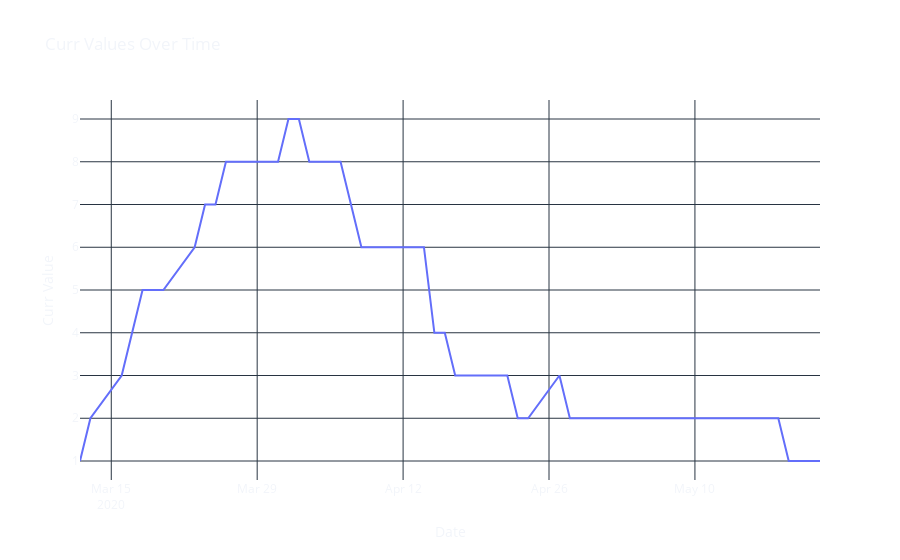

Notebook code for this chart:
### Markdown cell above
## Number of Concurrent Labels

### Code cell
curr = expand_label_for_meta_labeling(close.index, events2.timestamp, events2.index)
curr.head()

with pd.ExcelWriter(excel_file_path, engine='openpyxl', mode='a') as writer:
    curr.to_excel(writer, sheet_name='Curr_Data')
    
fig = go.Figure()

fig.add_trace(go.Scatter(x=curr.index, y=curr.values, mode='lines', name='Curr'))

update_figure_layout(fig, "Curr Values Over Time", "Date", "Curr Value")
fig.show()

### Figure 1 — Plotly figure (JSON) as saved in the notebook; plotly's stock layout.template omitted (floating-point values rounded to 4 significant figures)
{"data": [{"mode": "lines", "name": "Curr", "type": "scatter", "x": ["2020-03-12T00:00:00", "2020-03-13T00:00:00", "2020-03-16T00:00:00", "2020-03-17T00:00:00", "2020-03-18T00:00:00", "2020-03-19T00:00:00", "2020-03-20T00:00:00", "2020-03-23T00:00:00", "2020-03-24T00:00:00", "2020-03-25T00:00:00", "2020-03-26T00:00:00", "2020-03-27T00:00:00", "2020-03-30T00:00:00", "2020-03-31T00:00:00", "2020-04-01T00:00:00", "2020-04-02T00:00:00", "2020-04-03T00:00:00", "2020-04-06T00:00:00", "2020-04-07T00:00:00", "2020-04-08T00:00:00", "2020-04-09T00:00:00", "2020-04-14T00:00:00", "2020-04-15T00:00:00", "2020-04-16T00:00:00", "2020-04-17T00:00:00", "2020-04-20T00:00:00", "2020-04-21T00:00:00", "2020-04-22T00:00:00", "2020-04-23T00:00:00", "2020-04-24T00:00:00", "2020-04-27T00:00:00", "2020-04-28T00:00:00", "2020-04-29T00:00:00", "2020-04-30T00:00:00", "2020-05-01T00:00:00", "2020-05-04T00:00:00", "2020-05-05T00:00:00", "2020-05-06T00:00:00", "2020-05-07T00:00:00", "2020-05-08T00:00:00", "2020-05-11T00:00:00", "2020-05-12T00:00:00", "2020-05-13T00:00:00", "2020-05-14T00:00:00", "2020-05-15T00:00:00", "2020-05-18T00:00:00", "2020-05-19T00:00:00", "2020-05-20T00:00:00", "2020-05-21T00:00:00", "2020-05-22T00:00:00"], "y": [1, 2, 3, 4, 5, 5, 5, 6, 7, 7, 8, 8, 8, 8, 9, 9, 8, 8, 7, 6, 6, 6, 4, 4, 3, 3, 3, 3, 2, 2, 3, 2, 2, 2, 2, 2, 2, 2, 2, 2, 2, 2, 2, 2, 2, 2, 1, 1, 1, 1]}], "layout": {"legend": {"x": 1, "xanchor": "auto", "y": 1, "yanchor": "auto"}, "paper_bgcolor": "rgba(0,0,0,0)", "plot_bgcolor": "rgba(0,0,0,0)", "title": {"text": "Curr Values Over Time"}, "xaxis": {"title": {"text": "Date"}}, "yaxis": {"title": {"text": "Curr Value"}}}}
